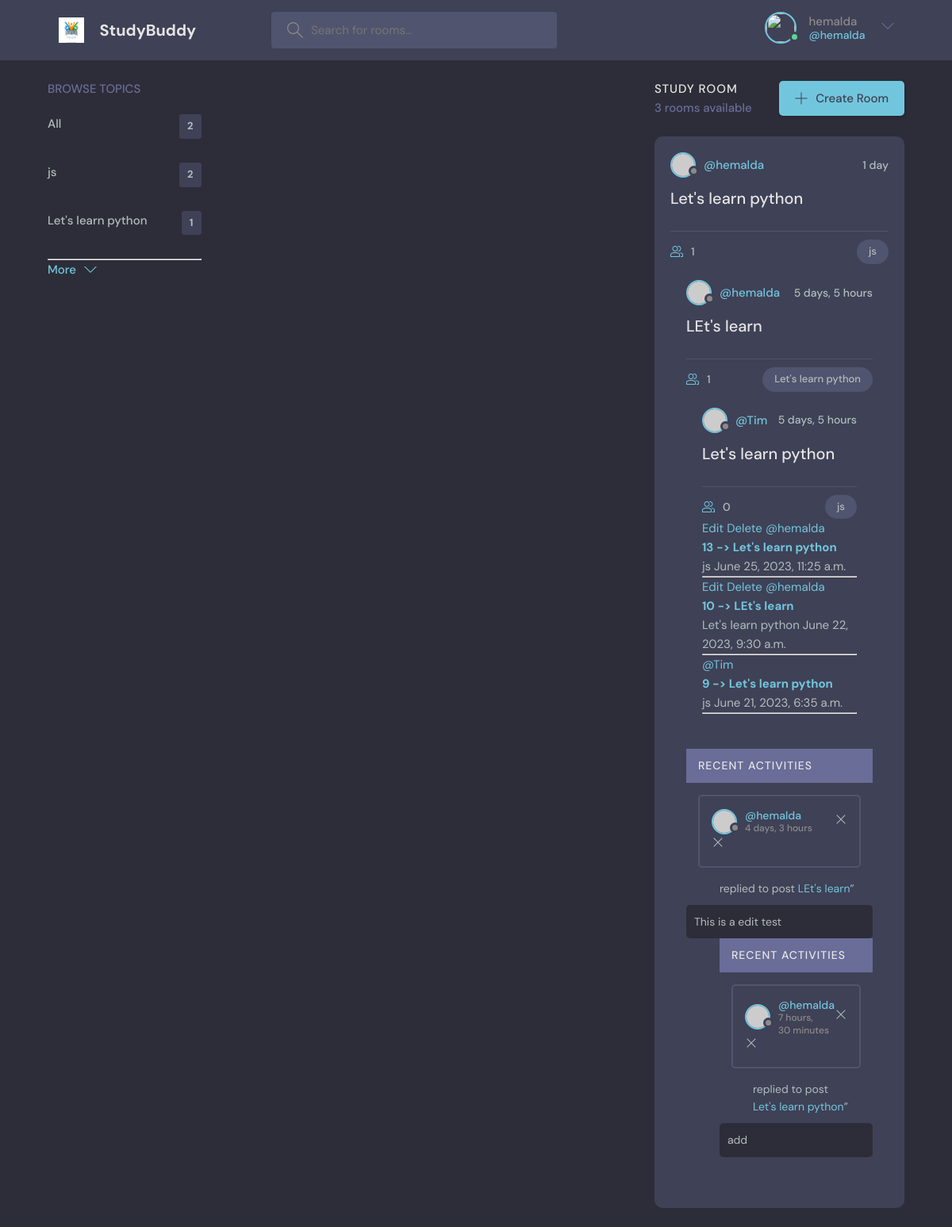
The app's page / (signed in) with its own data.
### base/models.py (models this page shows, shortened)
class Topic(models.Model):
    name = models.CharField(max_length=200)

class Room(models.Model):
    host= models.ForeignKey(User, on_delete=models.SET_NULL, null=True)
    topic = models.ForeignKey(Topic, on_delete=models.SET_NULL, null =True)
    name = models.CharField(max_length=30)
    description = models.TextField(null= True, blank=True)
    participants = models.ManyToManyField(User , related_name='participants', blank=True)
    created = models.DateTimeField(auto_now_add=True)
    updated = models.DateTimeField(auto_now=True)
    class Meta:
        ordering = ['-updated', '-created']
    def __str__(self) -> str:
        return self.name

class Message(models.Model):
    user= models.ForeignKey(User, on_delete=models.CASCADE)
    room=models.ForeignKey(Room , on_delete=models.CASCADE )
    body = models.TextField(null=False)
    created = models.DateTimeField(auto_now_add=True)
    updated = models.DateTimeField(auto_now=True)

### base/views.py (the view)
# urls.py: path('',views.home, name='home'),
def home(request):
    q =request.GET.get('q') if request.GET.get('q') != None else ''
    topics = Topic.objects.all()
    room_messages = Message.objects.filter(Q(room__topic__name__contains=q))
    rooms = Room.objects.filter(Q(topic__name__contains=q) or Q(name__icontains=q))
    total_room = rooms.count()
    context = {'rooms':rooms,'topics':topics,'room_count':total_room,'room_messages':room_messages,}
    return render(request, './base/home.html',context)

### base/templates/base/home.html (shortened to what this page needs)
{% extends 'main.html' %}
    {% block content %}
    <main class="layout layout--3">
      <div class="container">
        <div class="topics">
            {% include 'base/topic_template.html' %}
        <div class="roomList">
          <div class="roomList__header">
            <div>
              <h2>Study Room</h2>
              <p>{{rooms.all.count}} rooms available</p>
            </div>
            <a class="btn btn--main" href="{% url 'createroom' %}">
              <svg version="1.1" xmlns="http://www.w3.org/2000/svg" width="32" height="32" viewBox="0 0 32 32">
                <title>add</title>
                <path
                  d="M16.943 0.943h-1.885v14.115h-14.115v1.885h14.115v14.115h1.885v-14.115h14.115v-1.885h-14.115v-14.115z"
                ></path>
              </svg>
              Create Room
            </a>
          </div>
           {% include 'base/feed.html' %}
          </div>
        {% include 'base/recent_activity.html' %}
      </div>
    </main>
  {% endblock %}

### templates/navbar.html (shortened to what this page needs)
{% load static %}
<header class="header header--loggedIn">
    <div class="container">
      <a href="{% url 'home' %}" class="header__logo">
        <img src="{% static 'images/logo.jpg' %}" />
        <h1>StudyBuddy</h1>
      </a>
      <form class="header__search" method="GET" action="{% url 'home' %}">
        <label>
          <input name=q placeholder="Search for rooms..." />
        </label>
      </form>
      <nav class="header__menu">
        {% if request.user.is_authenticated %}
        <div class="header__user">
          <a href="{% url 'userprofile' request.user.id %}">
            <div class="avatar avatar--medium active">
              <img src="" />
            </div>
            <p>{{request.user}} <span>@{{request.user}}</span></p>
          </a>
          <button class="dropdown-button">
            <svg version="1.1" xmlns="http://www.w3.org/2000/svg" width="32" height="32" viewBox="0 0 32 32">
              <title>chevron-down</title>
              <path d="M16 21l-13-13h-3l16 16 16-16h-3l-13 13z"></path>
            </svg>
          </button>
        </div>
        {% else %}
        <a href="{% url 'login' %}">
            <img src="{% static 'images/avatar.svg' %}">
            <p>Login</p>
          </a>
        {% endif %}
      </nav>
    </div>
  </header>

### base/templates/base/topic_template.html
<div class="topics__header">
        <h2>Browse Topics</h2>
      </div>
      <ul class="topics__list">
        <li>
              <li><a href="{% url 'home' %}">All<span>{{topics.all.count}}</span></a></li>
                {% for topic in topics %}
                <div>
                <li><a href="{% url 'home' %}?q={{topic.name}}">{{topic.name}}<span>{{topic.room_set.all.count}}</span></a>
                 </div></li>
                {% endfor %}
                <hr>
      </ul>
      <a class="btn btn--link" href="topics.html">
        More
        <svg version="1.1" xmlns="http://www.w3.org/2000/svg" width="32" height="32" viewBox="0 0 32 32">
          <title>chevron-down</title>
          <path d="M16 21l-13-13h-3l16 16 16-16h-3l-13 13z"></path>
        </svg>
      </a>
    </div>

### base/templates/base/feed.html (shortened to what this page needs)
{% for room in rooms %}
<div class="roomListRoom">
    <div class="roomListRoom__header">
      <a href="{% url 'userprofile' room.host.id %}" class="roomListRoom__author">
        <div class="avatar avatar--small">
          <img src="https://randomuser.me/api/portraits/women/11.jpg" />
        </div>
        <span>@{{room.host}}</span>
      </a>
      <div class="roomListRoom__actions">
        <span>{{room.created|timesince}}</span>
      </div>
    </div>
    <div class="roomListRoom__content">
      <a href="{% url 'room' room.id %}">{{room}}</a>
    </div>
    <div class="roomListRoom__meta">
      <a href="{% url 'room' room.id %}" class="roomListRoom__joined">
        {{room.participants.all.count}}
      </a>
      <p class="roomListRoom__topic">{{room.topic.name}}</p>
    </div>
{% endfor %}
{% for room in rooms %}
        <div>
            {% if request.user.is_authenticated %}
            {% if request.user == room.host %}
            <a href="{% url 'updateroom' room.id %}">Edit</a>
            <a href="{% url 'delete' room.id %}">Delete</a>
                {% endif %}
                <span><a href ="{% url 'userprofile' room.host.id %}">@{{room.host.username}}</a></span>
                <h5><a href="{% url 'room' room.id %}">{{room.id}} -> {{room.name}}</a></h5>
                <small>{{room.topic.name}}</small>
                <small>{{room.updated}}</small>
                {% else %}
                <h5><a href="{% url 'room' room.id %}">{{room.id}} -> {{room.name}}</a></h5>
                    <small>{{room.topic.name}}</small>
                    <small>{{room.updated}}</small>
                    {% endif %}
                <hr>
                </div>
        {% endfor %}

### base/templates/base/recent_activity.html (shortened to what this page needs)
{% for message in room_messages %}
    <div class="activities__header">
      <h2>Recent Activities</h2>
    </div>
    <div class="activities__box">
      <div class="activities__boxHeader roomListRoom__header">
        <a href="{% url 'userprofile' message.user.id %}"profile.html" class="roomListRoom__author">
          <div class="avatar avatar--small">
            <img src="https://randomuser.me/api/portraits/women/11.jpg" />
          </div>
          <p>
            @{{message.user}}
            <span>{{message.created|timesince}}</span>
          </p>
        </a>
        <div class="roomListRoom__actions">
          <a href="#">
            <svg version="1.1" xmlns="http://www.w3.org/2000/svg" width="32" height="32" viewBox="0 0 32 32">
              <title>remove</title>
              <path
                d="M27.314 6.019l-1.333-1.333-9.98 9.981-9.981-9.981-1.333 1.333 9.981 9.981-9.981 9.98 1.333 1.333 9.981-9.98 9.98 9.98 1.333-1.333-9.98-9.98 9.98-9.981z"
              ></path>
            </svg>
          </a>
        </div>
      </div>
       {% if message.user == request.user %}
        <div class="roomListRoom__actions">
          <a href="{% url 'delete' message.id}">
            <svg version="1.1" xmlns="http://www.w3.org/2000/svg" width="32" height="32" viewBox="0 0 32 32">
              <title>remove</title>
              <path
                d="M27.314 6.019l-1.333-1.333-9.98 9.981-9.981-9.981-1.333 1.333 9.981 9.981-9.981 9.98 1.333 1.333 9.981-9.98 9.98 9.98 1.333-1.333-9.98-9.98 9.98-9.981z"
              ></path>
            </svg>
          </a>
        </div>
      </div>
      <div class="activities__boxContent">
        <p>replied to post <a href="{% url 'room' message.room.id %}">{{message.room.name}}</a>”</p>
        <div class="activities__boxRoomContent">
         {{message.body}}
        </div>
    {% endfor %}
  </div>

### records on screen
Topic: name "js", room_set.all.count "2"
Topic: name "Let's learn python", room_set.all.count "1"
Room: host "hemalda", created "1 day", name "Let's learn python", participants.all.count "1", topic.name "js", shows "Edit", host.username "hemalda", id "13", updated "June 25, 2023, 11:25 a.m."
Room: host "hemalda", created "5 days, 5 hours", name "LEt's learn", participants.all.count "1", topic.name "Let's learn python", shows "Edit", host.username "hemalda", id "10", updated "June 22, 2023, 9:30 a.m."
Room: host "Tim", created "5 days, 5 hours", name "Let's learn python", participants.all.count "0", topic.name "js", host.username "Tim", id "9", updated "June 21, 2023, 6:35 a.m."
Message: user "hemalda", created "4 days, 3 hours", room.name "LEt's learn", body "This is a edit test"
Message: user "hemalda", created "7 hours, 30 minutes", room.name "Let's learn python", body "add"

### other values on screen
{{ request.user }} "hemalda"
{{ topics.all.count }} "2"
{{ rooms.all.count }} "3"
